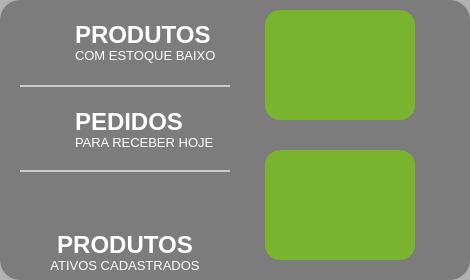
   <widget class="QFrame" name="fr_VendasAbertas">
    <property name="geometry">
     <rect>
      <x>20</x>
      <y>10</y>
      <width>470</width>
      <height>280</height>
     </rect>
    </property>
    <property name="styleSheet">
     <string notr="true">QFrame {
background: rgba(0, 0, 0, 30%);
border: none;
border-radius: 20px
}</string>
    </property>
    <property name="frameShape">
     <enum>QFrame::StyledPanel</enum>
    </property>
    <property name="frameShadow">
     <enum>QFrame::Raised</enum>
    </property>
    <widget class="QPushButton" name="bt_addCompra">
     <property name="geometry">
      <rect>
       <x>265</x>
       <y>150</y>
       <width>150</width>
       <height>110</height>
      </rect>
     </property>
     <property name="font">
      <font>
       <family>Tahoma</family>
       <pointsize>13</pointsize>
       <weight>75</weight>
       <bold>true</bold>
      </font>
     </property>
     <property name="cursor">
      <cursorShape>PointingHandCursor</cursorShape>
     </property>
     <property name="focusPolicy">
      <enum>Qt::NoFocus</enum>
     </property>
     <property name="toolTip">
      <string>&lt;html&gt;&lt;head/&gt;&lt;body&gt;&lt;p&gt;Nova Compra&lt;/p&gt;&lt;/body&gt;&lt;/html&gt;</string>
     </property>
     <property name="autoFillBackground">
      <bool>false</bool>
     </property>
     <property name="styleSheet">
      <string notr="true">QPushButton{
border: none;
color: #FFF;
background: #7AB32E ;
border-radius: 15px
}
QPushButton:hover {
background: #40A286 
}
QPushButton:disabled {
background: #7AB32E
}</string>
     </property>
     <property name="text">
      <string/>
     </property>
     <property name="shortcut">
      <string>F7</string>
     </property>
     <property name="flat">
      <bool>true</bool>
     </property>
    </widget>
    <widget class="QPushButton" name="bt_addItem">
     <property name="geometry">
      <rect>
       <x>265</x>
       <y>10</y>
       <width>150</width>
       <height>110</height>
      </rect>
     </property>
     <property name="font">
      <font>
       <family>Tahoma</family>
       <pointsize>12</pointsize>
       <weight>75</weight>
       <bold>true</bold>
      </font>
     </property>
     <property name="cursor">
      <cursorShape>PointingHandCursor</cursorShape>
     </property>
     <property name="focusPolicy">
      <enum>Qt::NoFocus</enum>
     </property>
     <property name="toolTip">
      <string>&lt;html&gt;&lt;head/&gt;&lt;body&gt;&lt;p&gt;Adicioar Item&lt;/p&gt;&lt;/body&gt;&lt;/html&gt;</string>
     </property>
     <property name="whatsThis">
      <string>&lt;html&gt;&lt;head/&gt;&lt;body&gt;&lt;p&gt;&lt;br/&gt;&lt;/p&gt;&lt;/body&gt;&lt;/html&gt;</string>
     </property>
     <property name="autoFillBackground">
      <bool>false</bool>
     </property>
     <property name="styleSheet">
      <string notr="true">QPushButton{
border: none;
color: #FFF;
background: #7AB32E ;
border-radius: 15px
}
QPushButton:hover {
background: #40A286 
}
QPushButton:disabled {
background: #7AB32E
}</string>
     </property>
     <property name="text">
      <string/>
     </property>
     <property name="shortcut">
      <string>F2</string>
     </property>
     <property name="flat">
      <bool>true</bool>
     </property>
    </widget>
    <widget class="QLabel" name="label">
     <property name="geometry">
      <rect>
       <x>75</x>
       <y>20</y>
       <width>150</width>
       <height>30</height>
      </rect>
     </property>
     <property name="font">
      <font>
       <family>Tahoma</family>
       <pointsize>18</pointsize>
       <weight>75</weight>
       <bold>true</bold>
      </font>
     </property>
     <property name="styleSheet">
      <string notr="true">background: None;
color: #FFF</string>
     </property>
     <property name="text">
      <string>PRODUTOS</string>
     </property>
     <property name="alignment">
      <set>Qt::AlignLeading|Qt::AlignLeft|Qt::AlignVCenter</set>
     </property>
    </widget>
    <widget class="QLabel" name="label_2">
     <property name="geometry">
      <rect>
       <x>75</x>
       <y>45</y>
       <width>150</width>
       <height>20</height>
      </rect>
     </property>
     <property name="font">
      <font>
       <family>Tahoma</family>
       <pointsize>10</pointsize>
       <weight>50</weight>
       <bold>false</bold>
      </font>
     </property>
     <property name="styleSheet">
      <string notr="true">background: None;
color: #FFF</string>
     </property>
     <property name="text">
      <string>COM ESTOQUE BAIXO</string>
     </property>
     <property name="alignment">
      <set>Qt::AlignLeading|Qt::AlignLeft|Qt::AlignVCenter</set>
     </property>
    </widget>
    <widget class="Line" name="line">
     <property name="geometry">
      <rect>
       <x>20</x>
       <y>85</y>
       <width>210</width>
       <height>2</height>
      </rect>
     </property>
     <property name="styleSheet">
      <string notr="true">background: #CCC</string>
     </property>
     <property name="orientation">
      <enum>Qt::Horizontal</enum>
     </property>
    </widget>
    <widget class="Line" name="line_2">
     <property name="geometry">
      <rect>
       <x>20</x>
       <y>170</y>
       <width>210</width>
       <height>2</height>
      </rect>
     </property>
     <property name="styleSheet">
      <string notr="true">background: #CCC</string>
     </property>
     <property name="orientation">
      <enum>Qt::Horizontal</enum>
     </property>
    </widget>
    <widget class="QLabel" name="label_3">
     <property name="geometry">
      <rect>
       <x>75</x>
       <y>107</y>
       <width>150</width>
       <height>30</height>
      </rect>
     </property>
     <property name="font">
      <font>
       <family>Tahoma</family>
       <pointsize>18</pointsize>
       <weight>75</weight>
       <bold>true</bold>
      </font>
     </property>
     <property name="styleSheet">
      <string notr="true">background: None;
color: #FFF</string>
     </property>
     <property name="text">
      <string>PEDIDOS</string>
     </property>
     <property name="alignment">
      <set>Qt::AlignLeading|Qt::AlignLeft|Qt::AlignVCenter</set>
     </property>
    </widget>
    <widget class="QLabel" name="label_4">
     <property name="geometry">
      <rect>
       <x>75</x>
       <y>132</y>
       <width>150</width>
       <height>20</height>
      </rect>
     </property>
     <property name="font">
      <font>
       <family>Tahoma</family>
       <pointsize>10</pointsize>
       <weight>50</weight>
       <bold>false</bold>
      </font>
     </property>
     <property name="styleSheet">
      <string notr="true">background: None;
color: #FFF</string>
     </property>
     <property name="text">
      <string>PARA RECEBER HOJE</string>
     </property>
     <property name="alignment">
      <set>Qt::AlignLeading|Qt::AlignLeft|Qt::AlignVCenter</set>
     </property>
    </widget>
    <widget class="QLabel" name="label_5">
     <property name="geometry">
      <rect>
       <x>50</x>
       <y>255</y>
       <width>150</width>
       <height>20</height>
      </rect>
     </property>
     <property name="font">
      <font>
       <family>Tahoma</family>
       <pointsize>10</pointsize>
       <weight>50</weight>
       <bold>false</bold>
      </font>
     </property>
     <property name="styleSheet">
      <string notr="true">background: None;
color: #FFF</string>
     </property>
     <property name="text">
      <string>ATIVOS CADASTRADOS</string>
     </property>
     <property name="alignment">
      <set>Qt::AlignCenter</set>
     </property>
    </widget>
    <widget class="QLabel" name="label_6">
     <property name="geometry">
      <rect>
       <x>50</x>
       <y>230</y>
       <width>150</width>
       <height>30</height>
      </rect>
     </property>
     <property name="font">
      <font>
       <family>Tahoma</family>
       <pointsize>18</pointsize>
       <weight>75</weight>
       <bold>true</bold>
      </font>
     </property>
     <property name="styleSheet">
      <string notr="true">background: None;
color: #FFF</string>
     </property>
     <property name="text">
      <string>PRODUTOS</string>
     </property>
     <property name="alignment">
      <set>Qt::AlignCenter</set>
     </property>
    </widget>
    <widget class="QPushButton" name="bt_estoqueBaixo">
     <property name="geometry">
      <rect>
       <x>20</x>
       <y>20</y>
       <width>50</width>
       <height>45</height>
      </rect>
     </property>
     <property name="font">
      <font>
       <family>Arial [TMC ]</family>
       <pointsize>35</pointsize>
       <weight>75</weight>
       <bold>true</bold>
      </font>
     </property>
     <property name="cursor">
      <cursorShape>PointingHandCursor</cursorShape>
     </property>
     <property name="styleSheet">
      <string notr="true">QPushButton {
background: none;
color: #ffff00;
text-align: right
}

QPushButton:hover{
color: qlineargradient(x1: 0, y1: 0, x2: 0, y2: 1,
                                       stop: 0 #dadbde, stop: 1 #f6f7fa);
}
QPushButton:pressed {
     background: none;
 }

 QPushButton:flat {
     border: none; /* no border for a flat push button */
 }

 QPushButton:default {
     border-color: navy; /* make the default button prominent */
 }</string>
     </property>
     <property name="text">
      <string/>
     </property>
     <property name="flat">
      <bool>true</bool>
     </property>
    </widget>
    <widget class="QPushButton" name="bt_pedidosHoje">
     <property name="geometry">
      <rect>
       <x>20</x>
       <y>107</y>
       <width>50</width>
       <height>45</height>
      </rect>
     </property>
     <property name="font">
      <font>
       <family>Arial [TMC ]</family>
       <pointsize>35</pointsize>
       <weight>75</weight>
       <bold>true</bold>
      </font>
     </property>
     <property name="cursor">
      <cursorShape>PointingHandCursor</cursorShape>
     </property>
     <property name="styleSheet">
      <string notr="true">QPushButton {
background: none;
color: #ffff00;
text-align: right
}

QPushButton:hover{
color: qlineargradient(x1: 0, y1: 0, x2: 0, y2: 1,
                                       stop: 0 #dadbde, stop: 1 #f6f7fa);
}
QPushButton:pressed {
     background: none;
 }

 QPushButton:flat {
     border: none; /* no border for a flat push button */
 }

 QPushButton:default {
     border-color: navy; /* make the default button prominent */
 }</string>
     </property>
     <property name="text">
      <string/>
     </property>
     <property name="flat">
      <bool>true</bool>
     </property>
    </widget>
    <widget class="QPushButton" name="bt_produtosAtivos">
     <property name="geometry">
      <rect>
       <x>90</x>
       <y>190</y>
       <width>70</width>
       <height>45</height>
      </rect>
     </property>
     <property name="font">
      <font>
       <family>Arial [TMC ]</family>
       <pointsize>35</pointsize>
       <weight>75</weight>
       <bold>true</bold>
      </font>
     </property>
     <property name="cursor">
      <cursorShape>PointingHandCursor</cursorShape>
     </property>
     <property name="styleSheet">
      <string notr="true">QPushButton {
background: none;
color: #ffff00;
text-align: center
}

QPushButton:hover{
color: qlineargradient(x1: 0, y1: 0, x2: 0, y2: 1,
                                       stop: 0 #dadbde, stop: 1 #f6f7fa);
}
QPushButton:pressed {
     background: none;
 }

 QPushButton:flat {
     border: none; /* no border for a flat push button */
 }

 QPushButton:default {
     border-color: navy; /* make the default button prominent */
 }</string>
     </property>
     <property name="text">
      <string/>
     </property>
     <property name="flat">
      <bool>true</bool>
     </property>
    </widget>
   </widget>
